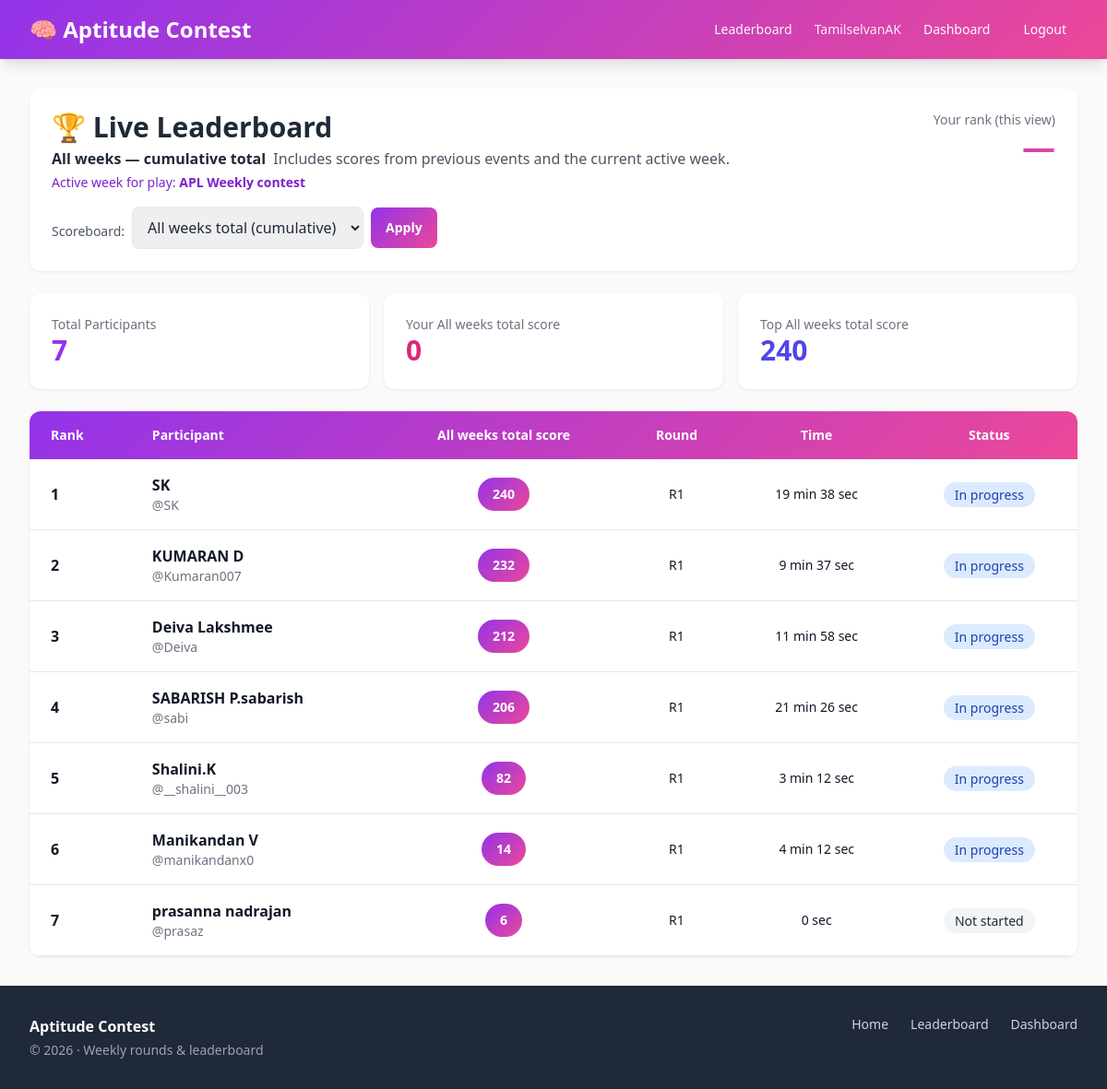
Page /leaderboard/ (signed in) on the committed database.
### contest/models.py (models this page shows, shortened)
class Week(models.Model):
    title = models.CharField(max_length=100, unique=True)
    start_date = models.DateField()
    end_date = models.DateField()
    is_active = models.BooleanField(default=False)
    class Meta:
        ordering = ["-start_date"]
        verbose_name = "Week"
        verbose_name_plural = "Weeks (schedule)"

class Participant(models.Model):
    user = models.OneToOneField(User, on_delete=models.CASCADE, related_name='participant')
    full_name = models.CharField(max_length=200)
    email = models.EmailField(unique=True)
    phone = models.CharField(max_length=15, blank=True, null=True)
    total_score = models.IntegerField(default=0)
    current_round = models.IntegerField(
        default=1,
        help_text="Last / furthest round order (display hint). Real progress: Quiz attempts.",
    )
    round1_completed = models.BooleanField(
        default=False,
        help_text="Legacy: set when schedule round order 1 is completed.",
    )
    round2_completed = models.BooleanField(
        default=False,
        help_text="Legacy: set when schedule round order 2 is completed.",
    )
    round1_time_taken = models.IntegerField(default=0)  # in seconds
    round2_time_taken = models.IntegerField(default=0)  # in seconds
    total_time_taken = models.IntegerField(default=0)  # in seconds
    can_access_round2 = models.BooleanField(
        default=False,
        help_text="Legacy: old gate for round 2; weekly flow uses QuizAttempt + Round.",
    )
    registered_at = models.DateTimeField(auto_now_add=True)
    updated_at = models.DateTimeField(auto_now=True)
    class Meta:
        ordering = ['-total_score', 'total_time_taken']

### contest/views.py (the view)
# urls.py: path('leaderboard/', views.leaderboard, name='leaderboard'),
@login_required
def leaderboard(request):
    active_week = get_active_week()
    round_options = []
    scope_round = None
    if active_week:
        round_options = list(active_week.rounds.order_by("order_number", "id"))
        rid = request.GET.get("round_id")
        if rid:
            try:
                scope_round = active_week.rounds.get(pk=int(rid))
            except (ValueError, Round.DoesNotExist):
                scope_round = None
    participants = list(_leaderboard_queryset(active_week, scope_round))
    cp = request.user.participant
    your_rank = None
    your_board_score = 0
    for i, p in enumerate(participants, 1):
        if p.pk == cp.pk:
            your_rank = i
            your_board_score = getattr(p, "leaderboard_score", 0) or 0
            break
    if your_rank is None:
        if scope_round:
            your_board_score = (
                Submission.objects.filter(participant=cp, round=scope_round).aggregate(
                    t=Sum("score")
                )["t"]
                or 0
            )
        else:
            your_board_score = (
                Submission.objects.filter(participant=cp).aggregate(t=Sum("score"))[
                    "t"
                ]
                or 0
            )
    score_label = (
        f"{scope_round.round_name} score"
        if scope_round
        else "All weeks total score"
    )
    context = {
        "participants": participants,
        "current_participant": cp,
        "active_week": active_week,
        "round_options": round_options,
        "scope_round": scope_round,
        "your_rank": your_rank,
        "your_board_score": your_board_score,
        "score_label": score_label,
        "leaderboard_all_weeks_total": scope_round is None,
    }
    return render(request, "leaderboard.html", context)

### contest/templatetags/contest_extras.py (called while the page is built)
@register.filter(name="duration_fmt")
def duration_fmt(value):
    return format_duration_seconds(value)

### contest/time_display.py (called while the page is built, shortened)
def format_duration_seconds(seconds) -> str:
    try:
        s = int(seconds)
    except (TypeError, ValueError):
        return "—"
    s = max(0, s)
    if s < 60:
        return f"{s} sec" if s != 1 else "1 sec"
    m_total, sec = divmod(s, 60)
    if m_total < 120:
        if sec:
            return f"{m_total} min {sec} sec"
        return f"{m_total} min" if m_total != 1 else "1 min"

### contest/views.py (called while the page is built, shortened)
def get_active_week():
    return Week.objects.filter(is_active=True).first()

def _leaderboard_queryset(active_week, scope_round=None):
    return (
        Participant.objects.annotate(
            leaderboard_score=Coalesce(Sum("submissions__score"), 0),
        )
        .filter(leaderboard_score__gt=0)
        .order_by("-leaderboard_score", "total_time_taken")
    )

### templates/leaderboard.html (shortened to what this page needs)
{% extends 'base.html' %}
{% load contest_extras %}
{% block content %}
<div class="space-y-4 sm:space-y-6 w-full min-w-0">
    <div class="card p-4 sm:p-6">
        <div class="flex flex-col sm:flex-row sm:justify-between sm:items-start gap-4">
            <div class="min-w-0 flex-1">
                <h1 class="text-2xl sm:text-3xl font-bold text-gray-800">🏆 Live Leaderboard</h1>
                <p class="text-gray-600 text-sm sm:text-base break-words mt-1">
                    {% if leaderboard_all_weeks_total %}
                        <span class="font-semibold text-gray-800">All weeks — cumulative total</span>
                        <span class="block sm:inline sm:ml-1 text-gray-600">
                            Includes scores from previous events and the current active week.
                        </span>
                        {% if active_week %}
                        <span class="block text-sm text-purple-700 mt-1">Active week for play: <strong>{{ active_week.title }}</strong></span>
                        {% endif %}
                    {% elif active_week %}
                        <strong>{{ active_week.title }}</strong>
                        {% if scope_round %}
                            · <span class="text-purple-700 font-semibold">{{ scope_round.round_name }}</span> only
                        {% endif %}
                    {% else %}
                        <span class="text-amber-800 font-medium">No week is active for play.</span>
                        <span class="block text-gray-600 text-sm mt-1">Cumulative scores (all past weeks) still appear below. Activate a week in admin to filter by round.</span>
                    {% endif %}
                </p>
                {% if active_week %}
                <form method="get" class="mt-4 flex flex-col sm:flex-row sm:flex-wrap sm:items-center gap-2">
                    <label for="round_id" class="text-sm text-gray-600 sm:pt-2">Scoreboard:</label>
                    <select name="round_id" id="round_id" class="border rounded-lg px-3 py-2.5 text-base text-gray-800 w-full sm:w-auto sm:min-w-[200px] max-w-full">
                        <option value="" {% if not scope_round %}selected{% endif %}>All weeks total (cumulative)</option>
                    </select>
                    <button type="submit" class="btn-primary text-sm py-3 sm:py-2 px-4 w-full sm:w-auto min-h-[44px]">Apply</button>
                </form>
                {% endif %}
            </div>
            <div class="text-left sm:text-right flex-shrink-0">
                <p class="text-sm text-gray-500">Your rank (this view)</p>
                <p class="text-3xl sm:text-4xl font-bold gradient-purple-pink bg-clip-text text-transparent tabular-nums">
                </p>
            </div>
        </div>
    </div>
    <div class="grid grid-cols-1 sm:grid-cols-3 gap-3 sm:gap-4">
        <div class="card p-4 sm:p-6">
            <p class="text-gray-500 text-sm">Total Participants</p>
            <p class="text-3xl font-bold text-purple-600">{{ participants|length }}</p>
        </div>
        <div class="card p-4 sm:p-6">
            <p class="text-gray-500 text-sm">Your {{ score_label }}</p>
            <p class="text-3xl font-bold text-pink-600">{{ your_board_score }}</p>
        </div>
        <div class="card p-4 sm:p-6">
            <p class="text-gray-500 text-sm">Top {{ score_label }}</p>
            <p class="text-3xl font-bold text-indigo-600">
                {% if participants %}{{ participants.0.leaderboard_score }}{% else %}0{% endif %}
            </p>
        </div>
    </div>
    <div class="card overflow-hidden">
        <div class="overflow-x-auto -mx-px">
        <table class="w-full min-w-[560px] sm:min-w-[640px]">
            <thead class="gradient-purple-pink text-white">
                <tr>
                    <th class="px-2 py-3 sm:px-6 sm:py-4 text-left text-xs sm:text-sm">Rank</th>
                    <th class="px-2 py-3 sm:px-6 sm:py-4 text-left text-xs sm:text-sm">Participant</th>
                    <th class="px-2 py-3 sm:px-6 sm:py-4 text-center text-xs sm:text-sm">{{ score_label }}</th>
                    <th class="px-2 py-3 sm:px-6 sm:py-4 text-center text-xs sm:text-sm">Round</th>
                    <th class="px-2 py-3 sm:px-6 sm:py-4 text-center text-xs sm:text-sm">Time</th>
                    <th class="px-2 py-3 sm:px-6 sm:py-4 text-center text-xs sm:text-sm">Status</th>
                </tr>
            </thead>
            <tbody>
                {% for participant in participants %}
                <tr class="leaderboard-row border-b {% if participant.user.id == user.id %}current-user{% endif %}"
                    style="animation-delay: {{ forloop.counter0 }}0ms">
                    <td class="px-2 py-3 sm:px-6 sm:py-4 font-bold tabular-nums text-sm sm:text-base">{{ forloop.counter }}</td>
                    <td class="px-2 py-3 sm:px-6 sm:py-4 min-w-0 max-w-[11rem] sm:max-w-none">
                        <p class="font-bold text-sm sm:text-base break-words" title="{{ participant.full_name }}">{{ participant.full_name }}
                        </p>
                        <p class="text-xs sm:text-sm text-gray-500 truncate" title="@{{ participant.user.username }}">@{{ participant.user.username }}</p>
                    </td>
                    <td class="px-2 py-3 sm:px-6 sm:py-4 text-center">
                        <span class="inline-block gradient-purple-pink text-white px-2 py-1.5 sm:px-4 sm:py-2 rounded-full font-bold text-xs sm:text-sm tabular-nums">
                            {{ participant.leaderboard_score }}
                        </span>
                    </td>
                    <td class="px-2 py-3 sm:px-6 sm:py-4 text-center text-xs sm:text-sm whitespace-nowrap">
                        R{{ participant.current_round }}
                    </td>
                    <td class="px-2 py-3 sm:px-6 sm:py-4 text-center text-xs sm:text-sm whitespace-nowrap">
                        {{ participant.total_time_taken|duration_fmt }}
                    </td>
                    <td class="px-2 py-3 sm:px-6 sm:py-4 text-center">
                        {% if participant.round2_completed %}
                            <span class="bg-green-100 text-green-800 px-2 py-1 sm:px-3 rounded-full text-xs sm:text-sm whitespace-nowrap">Complete</span>
                        {% elif participant.round1_completed %}
                            <span class="bg-blue-100 text-blue-800 px-2 py-1 sm:px-3 rounded-full text-xs sm:text-sm whitespace-nowrap">In progress</span>
                        {% else %}
                            <span class="bg-gray-100 text-gray-800 px-2 py-1 sm:px-3 rounded-full text-xs sm:text-sm whitespace-nowrap">Not started</span>
                        {% endif %}
                    </td>
                </tr>
                {% empty %}
                <tr>
                    <td colspan="6" class="text-center p-6 text-gray-500">
                        No participants yet.
                    </td>
                </tr>
                {% endfor %}
            </tbody>
        </table>
        </div>
    </div>
</div>
{% endblock %}

### templates/base.html (shortened to what this page needs)
<!DOCTYPE html>
<html lang="en">
<head>
    <script src="https://cdn.tailwindcss.com"></script>
</head>
<body class="min-h-screen flex flex-col pb-[env(safe-area-inset-bottom)] overflow-x-hidden antialiased">
    <nav class="gradient-purple-pink shadow-lg sticky top-0 z-50">
        <div class="max-w-7xl mx-auto px-3 sm:px-6 lg:px-8">
            <div class="flex items-center justify-between gap-2 h-14 sm:h-16">
                <a href="{% url 'home' %}" class="text-white text-lg sm:text-2xl font-bold hover:opacity-90 transition truncate min-w-0 pr-2">
                    🧠 <span class="hidden sm:inline">Aptitude Contest</span><span class="sm:hidden">Contest</span>
                </a>
                <div class="hidden md:flex items-center gap-1 lg:gap-3 flex-shrink-0">
                    <a href="{% url 'leaderboard' %}" class="text-white/95 hover:text-white px-2 lg:px-3 py-2 rounded-md text-sm font-medium transition whitespace-nowrap">
                        Leaderboard
                    </a>
                    {% if user.is_authenticated %}
                        <span class="text-white/90 text-sm max-w-[140px] lg:max-w-xs truncate hidden lg:inline" title="{{ user.username }}">{{ user.username }}</span>
                        <a href="{% url 'dashboard' %}" class="text-white hover:text-gray-100 px-2 lg:px-3 py-2 rounded-md text-sm font-medium transition">Dashboard</a>
                        <a href="{% url 'logout' %}" class="text-white hover:text-gray-100 px-2 lg:px-3 py-2 rounded-md text-sm font-medium transition">Logout</a>
                    {% else %}
                        <a href="{% url 'login' %}" class="text-white hover:text-gray-100 px-2 lg:px-3 py-2 rounded-md text-sm font-medium transition">Login</a>
                        <a href="{% url 'register' %}" class="bg-white text-purple-600 hover:bg-gray-100 px-3 py-2 rounded-md text-sm font-semibold transition">Register</a>
                    {% endif %}
                </div>
            </div>
        </div>
    </nav>
    <main class="flex-grow max-w-7xl mx-auto w-full min-w-0 px-3 sm:px-6 lg:px-8 py-6 sm:py-8">
        {% block content %}{% endblock %}
    </main>
    <footer class="bg-gray-800 text-white mt-auto">
        <div class="max-w-7xl mx-auto px-3 sm:px-6 lg:px-8 py-6 sm:py-8">
            <div class="flex flex-col gap-6 sm:flex-row sm:justify-between sm:items-start">
                <div>
                    <p class="text-white font-semibold mb-1">Aptitude Contest</p>
                    <p class="text-gray-400 text-sm">&copy; {% now "Y" %} · Weekly rounds &amp; leaderboard</p>
                </div>
                <div class="flex flex-col sm:flex-row sm:flex-wrap gap-2 sm:gap-6 text-sm">
                    <a href="{% url 'home' %}" class="text-gray-300 hover:text-white py-2 sm:py-0 transition">Home</a>
                    <a href="{% url 'leaderboard' %}" class="text-gray-300 hover:text-white py-2 sm:py-0 transition">Leaderboard</a>
                    {% if user.is_authenticated %}
                    <a href="{% url 'dashboard' %}" class="text-gray-300 hover:text-white py-2 sm:py-0 transition">Dashboard</a>
                    {% else %}
                    <a href="{% url 'login' %}" class="text-gray-300 hover:text-white py-2 sm:py-0 transition">Login</a>
                    {% endif %}
                </div>
            </div>
        </div>
    </footer>
</body>
</html>

### templates/base.html (style rules this page uses)
body { background-color: #fafafa; color: #111827; -webkit-tap-highlight-color: transparent; }
.gradient-purple-pink { background: linear-gradient(135deg, #9333ea 0%, #ec4899 100%); }
.btn-primary { background: linear-gradient(135deg, #9333ea 0%, #ec4899 100%); color: white; padding: 0.75rem 1.5rem; border-radius: 0.5rem; font-weight: 600; transition: transform 0.2s, box-shadow 0.2s; display: inline-block; text-align: center; touch-action: manipulation; min-height: 44px; }
@media (min-width: 640px) { .btn-primary { padding: 0.75rem 2rem; } }
.card { background: white; border-radius: 0.75rem; box-shadow: 0 1px 3px 0 rgba(0, 0, 0, 0.08); transition: box-shadow 0.3s; }

### templates/leaderboard.html (style rules this page uses)
.leaderboard-row { animation: slideIn 0.5s ease-out forwards; }

### rows in the picture
Week: title "APL Weekly contest"
Participant: participants "240", full_name "SK", user.username "SK", leaderboard_score "240", current_round "1", total_time_taken|duration_fmt "19 min 38 sec", round2_completed "In progress"
Participant: full_name "KUMARAN D", user.username "Kumaran007", leaderboard_score "232", current_round "1", total_time_taken|duration_fmt "9 min 37 sec", round2_completed "In progress"
Participant: full_name "Deiva Lakshmee", user.username "Deiva", leaderboard_score "212", current_round "1", total_time_taken|duration_fmt "11 min 58 sec", round2_completed "In progress"
Participant: full_name "SABARISH P.sabarish", user.username "sabi", leaderboard_score "206", current_round "1", total_time_taken|duration_fmt "21 min 26 sec", round2_completed "In progress"
Participant: full_name "Shalini.K", user.username "__shalini__003", leaderboard_score "82", current_round "1", total_time_taken|duration_fmt "3 min 12 sec", round2_completed "In progress"
Participant: full_name "Manikandan V", user.username "manikandanx0", leaderboard_score "14", current_round "1", total_time_taken|duration_fmt "4 min 12 sec", round2_completed "In progress"
Participant: full_name "prasanna nadrajan", user.username "prasaz", leaderboard_score "6", current_round "1", total_time_taken|duration_fmt "0 sec", round2_completed "Not started"

### other values in the picture
{{ user.username }} "TamilselvanAK"
{{ participants|length }} "7"
{{ score_label }} "All weeks total score"
{{ your_board_score }} "0"
